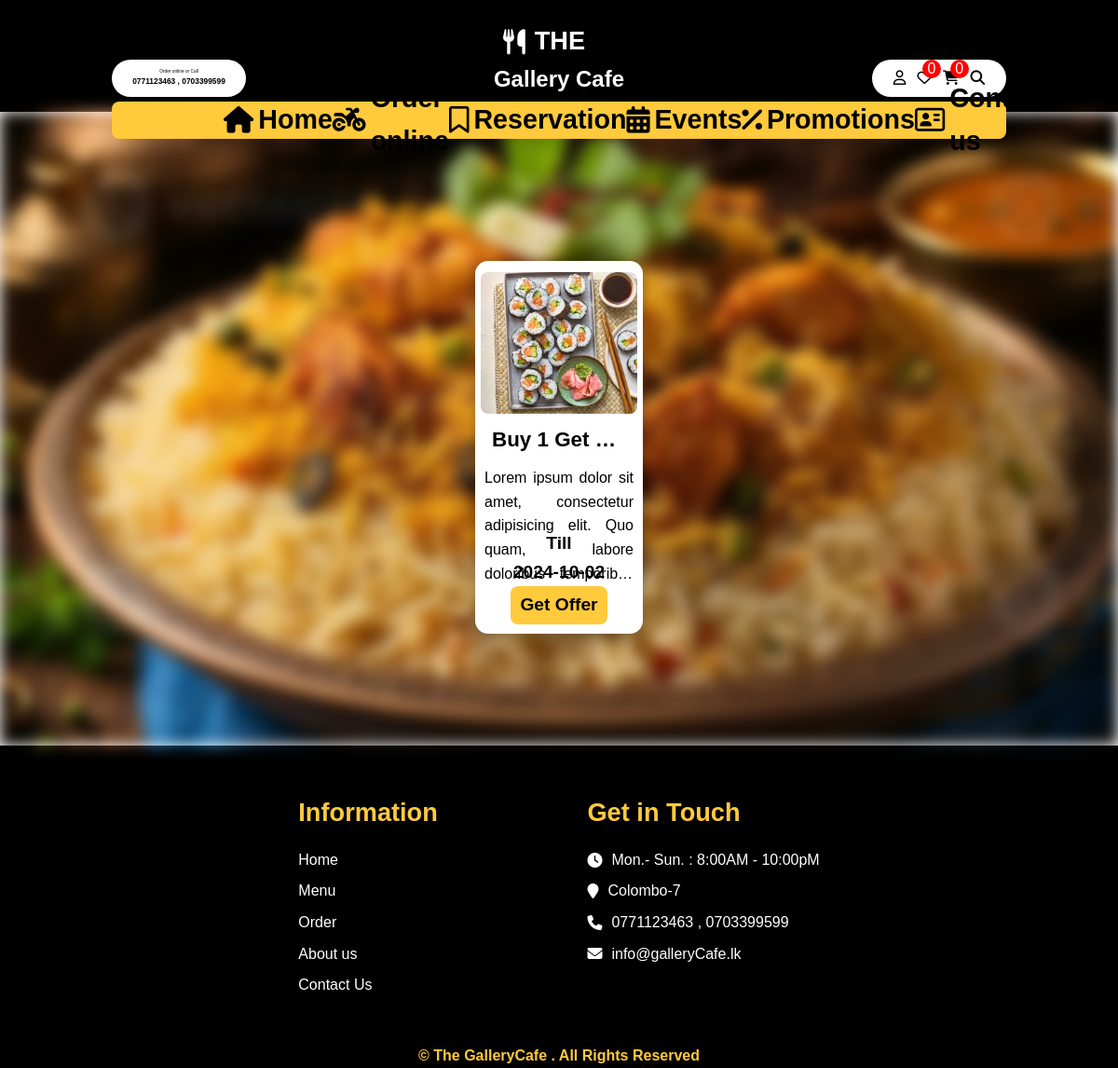
The app's page /promotions.php with its own data.
### tables this page shows
CREATE TABLE `promotions` (
  `promId` int(11) NOT NULL,
  `prmoName` varchar(255) NOT NULL,
  `promDescription` varchar(1000) DEFAULT NULL,
  `startDate` date NOT NULL,
  `endDate` date NOT NULL,
  `promImage` varchar(255) NOT NULL
);

### config/db_connector.php (called while the page is built, shortened)
<?php
    class Db_connector{
        private $localhost = 'localhost';
        private $db_username = 'root';
        private $db_password = '';
        protected $conn;
        public function __construct(){
            $this->conn = mysqli_connect($this->localhost,$this->db_username,$this->db_password);
        }
        public function getConnection() {
            return $this->conn;
        }
    }

### class/Promotion.php (called while the page is built, shortened)
<?php
    include_once(__DIR__ . '/../config/db_connector.php');
    class Promotion{
        public $db;
        public function __construct(){
            $this->connector = new Db_connector();
            $this->db = $this->connector->getConnection();
        }
        public function viewpromotions(){
            $sql = "SELECT * FROM promotions";
            $res = mysqli_query($this->db, $sql);
            $count = 0;
            if(mysqli_num_rows($res)>0){
                while($row = mysqli_fetch_array($res)){
                    $id = $row["promId"];
                    $title = $row["prmoName"];
                    $description = $row["promDescription"];
                    $image = $row["promImage"];
                    $sDate = $row["startDate"];
                    $eDate = $row["endDate"];
                    $promotions[$count]=["id"=>$id,"title"=>$title,"description"=>$description,"image"=>$image,"start"=>$sDate,"end"=>$eDate];
                    $count++;
                }
                return $promotions;
            }
            else{
                return null;
            }
        }
    }
?>

### promotions.php (the view, shortened to what this page needs)
<?php include_once('components\header.php') ?>
<div class="event-wrapper">
    <div class="evnt-container">
        <?php
        $promArray = $promotion->viewpromotions();
        if ($promArray == null) {
        } else {
            foreach ($promArray as $row) {
                $title = $row['title'];
                $description = $row['description'];
                $image = $row['image'];
                $endDate = $row['end'];
        ?>
                <div class="prom-card">
                    <img src="images/promotion/<?php echo $image ?>" alt="">
                    <h1><?php echo $title ?></h1>
                    <p><?php echo $description ?></p>
                    <div>
                        <h3>Till</h3>
                        <h3><?php echo $endDate ?></h3>
                        <a href="menu.php">Get Offer</a>
                    </div>
                </div>
        <?php
            }
        }
        ?>
    </div>
</div>
<?php include_once('components\getintouch.php') ?>
<?php include_once('components\footer.php') ?>

### style/style.css (style rules this page uses)
:root { --c-first: #000000; --c-second: #FFCA3C; --c-third: #FFFFFF; --c-fourth: #202938; --c-fifth: #E5E5E5; --font-base: "poppins", sans-serif; }
* { margin: 0; padding: 0; font-family: var(--font-base); line-height: 1.6; font-size: 16px; scroll-behavior: smooth; }
a { text-decoration: none; }
img { width: 20vw; }
body { overflow-x: hidden; color: var(--c-third); font-family: 'Nunito', sans-serif; }
.event-wrapper { width: 100vw; height: 85vh; position: absolute; top: 15vh; display: flex; align-content: center; justify-content: center; overflow-y: auto; }
.evnt-container { width: 80vw; padding: 20vh; display: flex; justify-content: space-around; flex-wrap: wrap; align-items: center; }
.prom-card { position: relative; width: 15vw; height: 50vh; background-color: var(--c-third); display: flex; flex-direction: column; align-items: center; border-radius: 14px; color: var(--c-first); transition: transform 0.3s ease-in-out; box-shadow: rgba(0, 0, 0, 0.35) 0px 5px 15px; margin-bottom: 5vh; }
.prom-card img { margin-top: 1.5vh; max-width: 14vw; border-radius: 8px; margin-bottom: 10px; }
.prom-card h1 { white-space: nowrap; overflow: hidden; text-overflow: ellipsis; max-width: 12vw; font-size: 1.4rem; }
.prom-card p { margin: 10px; text-align: justify; overflow: hidden; display: -webkit-box; -webkit-line-clamp: 5; line-clamp: 2; -webkit-box-orient: vertical; margin-bottom: 20px; }
.prom-card h3 { font-size: 1.2rem; }
.prom-card div { position: absolute; bottom: 10px; display: flex; flex-direction: column; align-items: center; }
.prom-card a { padding: 5px 10px; background-color: var(--c-second); border-radius: 8px; color: var(--c-first); font-weight: bold; font-size: 1.2rem; }

### records on screen
promotions: promImage (picture), prmoName "Buy 1 Get…", promDescription "Lorem ipsum dolor sit amet, consectetur adipisicing elit. Quo quam, labore doloribus…", endDate "2024-10-02"
